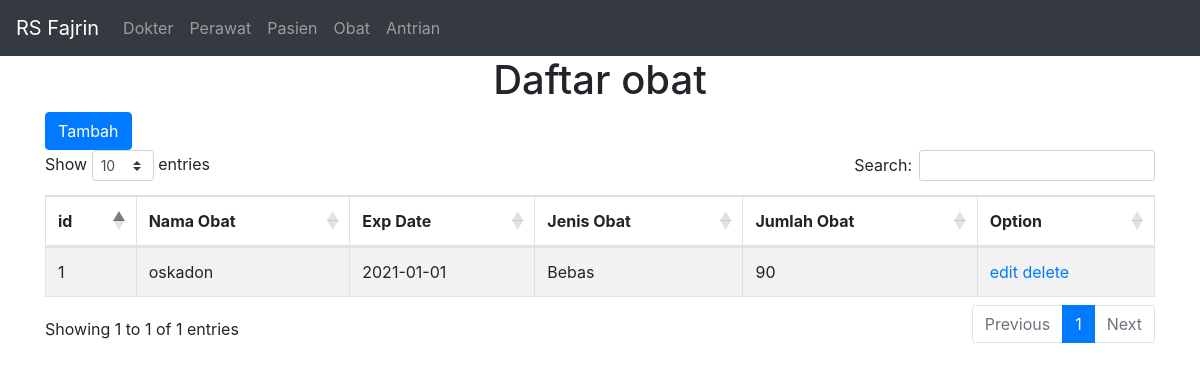
The page /obat on the database its author committed.
### app.py (models this page shows)
class BaseModel(Model):
	class Meta:
		database=database

class obat(BaseModel):
	id = AutoField(primary_key=True)
	nama_obat = CharField()
	exp_date = DateField()
	jenis_obat = CharField()
	jumlah_obat = CharField()

### app.py (the view, shortened to what this page needs)
@app.route("/obat",methods=['GET','POST'])
def show_obat():
	if request.method == 'GET':
		datas = obat.select()
		return render_template('obat.html',datas=datas)

### templates/obat.html (shortened to what this page needs)
<!doctype html>
<html lang="en">
  <head>
    <link rel="stylesheet" href="https://stackpath.bootstrapcdn.com/bootstrap/4.3.1/css/bootstrap.min.css">
    <link rel="stylesheet" href="https://cdn.datatables.net/1.10.20/css/dataTables.bootstrap4.min.css">
  </head>
  <body>
    <nav class="navbar navbar-expand-lg navbar-dark bg-dark">
      <a class="navbar-brand" href="/">RS Fajrin</a>
      <div class="collapse navbar-collapse" id="navbarNavAltMarkup">
        <div class="navbar-nav">
          <a class="nav-item nav-link" href="/dokter">Dokter</a>
          <a class="nav-item nav-link" href="/perawat">Perawat</a>
          <a href="/pasien" class="nav-item nav-link">Pasien</a>
          <a href="/obat" class="nav-item nav-link">Obat</a>
          <a href="/antrian_pasien" class="nav-item nav-link">Antrian</a>
        </div>
      </div>
    </nav>
    <div class="container">
      <h1 class="text-center">Daftar obat</h1>
      <a href="#" class="btn btn-primary" data-toggle="modal" data-target="#tambahobat">Tambah</a>
      <table class="table table-responsive-lg table-striped table-bordered data_table">
        <thead>
          <tr>
            <th>id</th>
            <th>Nama Obat</th>
            <th>Exp Date</th>
            <th>Jenis Obat</th>
            <th>Jumlah Obat</th>
            <th>Option</th>
          </tr>
        </thead>
        <tbody>
          {% for data in datas %}
            <tr>
              <td>{{data.id}}</td>
              <td>{{data.nama_obat}}</td>
              <td>{{data.exp_date}}</td>
              <td>{{data.jenis_obat}}</td>
              <td>{{data.jumlah_obat}}</td>
              <td><a href="#" data-toggle="modal" data-target="#editobat{{data.id}}">edit</a> <a href="/delete_obat/{{data.id}}">delete</a></td>
            </tr>
          {% endfor %}
        </tbody>
      </table>
    </div>
  </body>
</html>

### rows shown on the page
obat: id "1", nama_obat "oskadon", exp_date "2021-01-01", jenis_obat "Bebas", jumlah_obat "90"
